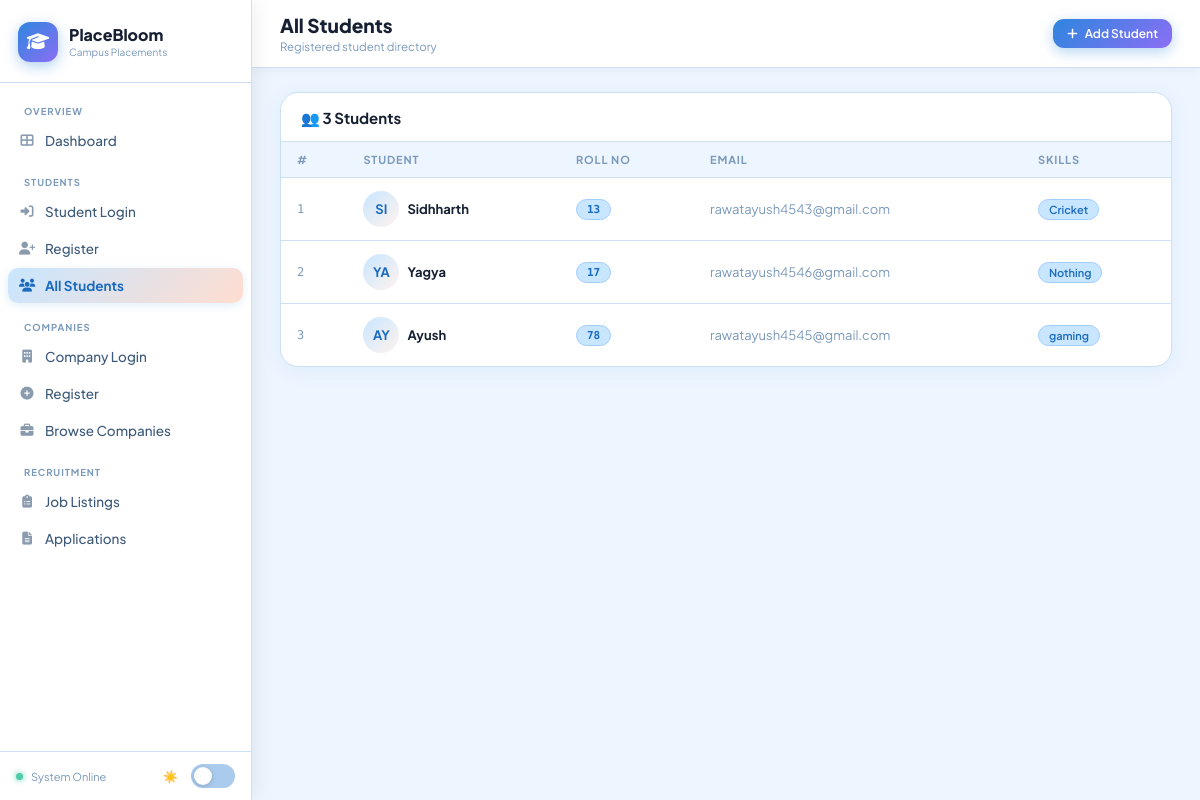
The page /students/ on the database its author committed.
### placement/models.py (models this page shows, shortened)
class Student(models.Model):
    student_id = models.AutoField(primary_key=True)
    name = models.CharField(max_length=120)
    roll_no = models.CharField(max_length=50, unique=True)
    email = models.EmailField(unique=True)
    phone = models.CharField(max_length=30, blank=True)
    password = models.CharField(max_length=128)
    profile_pic = models.URLField(blank=True)
    github = models.URLField(blank=True)
    linkedin = models.URLField(blank=True)
    resume = models.URLField(blank=True)
    skills = models.TextField(blank=True)

### placement/views.py (the view)
# urls.py: path('students/', views.student_list, name='student_list'),
def student_list(request):
    students = Student.objects.all().order_by('-student_id')
    return render(request, 'placement/student_list.html', {'students': students})

### placement/templates/placement/student_list.html (shortened to what this page needs)
{% extends 'placement/base.html' %}
{% block page_title %}All Students{% endblock %}
{% block page_sub %}Registered student directory{% endblock %}
{% block nslist %}active{% endblock %}
{% block topbar_right %}<a href="{% url 'placement:student_create' %}" class="btn btn-primary btn-sm"><i class="fas fa-plus"></i> Add Student</a>{% endblock %}
{% block content %}
<div class="card">
  <div class="card-head"><span class="card-title">👥 {{ students|length }} Student{{ students|length|pluralize }}</span></div>
  <div class="tbl-wrap">{% if students %}<table>
    <thead><tr><th>#</th><th>Student</th><th>Roll No</th><th>Email</th><th>Skills</th></tr></thead>
    <tbody>{% for s in students %}<tr>
      <td class="mono muted">{{ forloop.counter }}</td>
      <td><div class="flex aic g2"><div class="av av-sm" style="background:linear-gradient(135deg,var(--sky),var(--peach));color:var(--blue2);">{{ s.name|slice:":2"|upper }}</div><span class="fw7 sm">{{ s.name }}</span></div></td>
      <td><span class="mono pill">{{ s.roll_no }}</span></td>
      <td class="sm muted">{{ s.email }}</td>
      <td>{% if s.skills %}<div class="flex" style="flex-wrap:wrap;gap:4px;">{% for sk in s.skills.split|slice:":3" %}<span class="pill">{{ sk }}</span>{% endfor %}</div>{% else %}<span class="muted xs">—</span>{% endif %}</td>
    </tr>{% endfor %}</tbody>
  </table>{% else %}<div class="empty"><i class="fas fa-users"></i><p>No students yet.</p></div>{% endif %}</div>
</div>
{% endblock %}

### placement/templates/placement/base.html (style rules this page uses)
[data-theme="light"] { --bg: #edf5ff; --bg2: #e2efff; --surface: #ffffff; --surface2: #f4f9ff; --peach: #fff3ee; --peach2: #ffddd0; --peach3: #ffbfa8; --sky: #c8e6ff; --sky2: #a0cdff; --sky3: #5ba3e8; --blue: #2e86de; --blue2: #1a6bbf; --coral: #ff5e3a; --coral2: #e04520; --mint: #4ecba8; --mint2: #2da882; --lav: #b39dfa; --lav2: #8b6ef5; --amber: #f59e0b; --text: #162032; --text2: #3d5a7a; --text3: #7a99bb; --border: #cce0f5; --border2: #aacbee; --topbar-bg: #ffffff; --sidebar-bg:#ffffff; --card-bg: #ffffff; --input-bg: #edf5ff; --hover-bg: #edf5ff; --shadow: 0 4px 20px rgba(46,134,222,.08); --shadow2: 0 8px 32px rgba(46,134,222,.16); }
*, *::before, *::after { box-sizing: border-box; margin: 0; padding: 0; }
html { scroll-behavior: smooth; }
body { font-family: 'Plus Jakarta Sans', sans-serif; background: var(--bg); color: var(--text); min-height: 100vh; display: flex; transition: background .3s, color .3s; }
.card { background: var(--card-bg); border: 1.5px solid var(--border); border-radius: 18px; box-shadow: var(--shadow); overflow: hidden; transition: background .3s, border-color .3s, box-shadow .2s; }
.card-head { padding: 15px 20px 13px; border-bottom: 1.5px solid var(--border); display: flex; align-items: center; justify-content: space-between; }
.card-title { font-weight: 700; font-size: 15px; color: var(--text); }
.btn { display: inline-flex; align-items: center; gap: 7px; padding: 9px 18px; border-radius: 11px; font-size: 13px; font-weight: 600; border: none; cursor: pointer; text-decoration: none; font-family: 'Plus Jakarta Sans', sans-serif; transition: all .18s; white-space: nowrap; }
.btn-primary { background: linear-gradient(135deg, var(--blue), var(--lav2)); color: #fff; box-shadow: 0 4px 14px rgba(46,134,222,.35); }
.btn-sm { padding: 7px 14px; font-size: 12px; }
.tbl-wrap { overflow-x: auto; }
table { width: 100%; border-collapse: collapse; }
thead th { padding: 11px 16px; font-size: 11px; font-weight: 700; text-transform: uppercase; letter-spacing: .08em; color: var(--text3); border-bottom: 1.5px solid var(--border); background: var(--bg); text-align: left; }
tbody td { padding: 13px 16px; font-size: 13px; border-bottom: 1px solid var(--border); vertical-align: middle; }
tbody tr:last-child td { border-bottom: none; }
tbody tr { transition: background .12s; }
.av { border-radius: 50%; display: flex; align-items: center; justify-content: center; font-weight: 700; flex-shrink: 0; }
.av-sm { width: 36px; height: 36px; font-size: 13px; }
.flex { display: flex; }
.aic { align-items: center; }
.g2 { gap: 8px; }
.mono { font-family: 'DM Mono', monospace; font-size: 12px; }
.muted { color: var(--text3); }
.sm { font-size: 13px; }
.fw7 { font-weight: 700; }
.pill { display: inline-flex; align-items: center; gap: 4px; padding: 3px 10px; border-radius: 20px; font-size: 11px; font-weight: 600; background: var(--sky); color: var(--blue2); border: 1px solid var(--sky2); }

### rows shown on the page
Student: name "SI", name "Sidhharth", roll_no "13", email "rawatayush4543@gmail.com", split "Cricket"
Student: name "YA", name "Yagya", roll_no "17", email "rawatayush4546@gmail.com", split "Nothing"
Student: name "AY", name "Ayush", roll_no "78", email "rawatayush4545@gmail.com", split "gaming"

### other values the page prints
{{ students|length }} "3"
